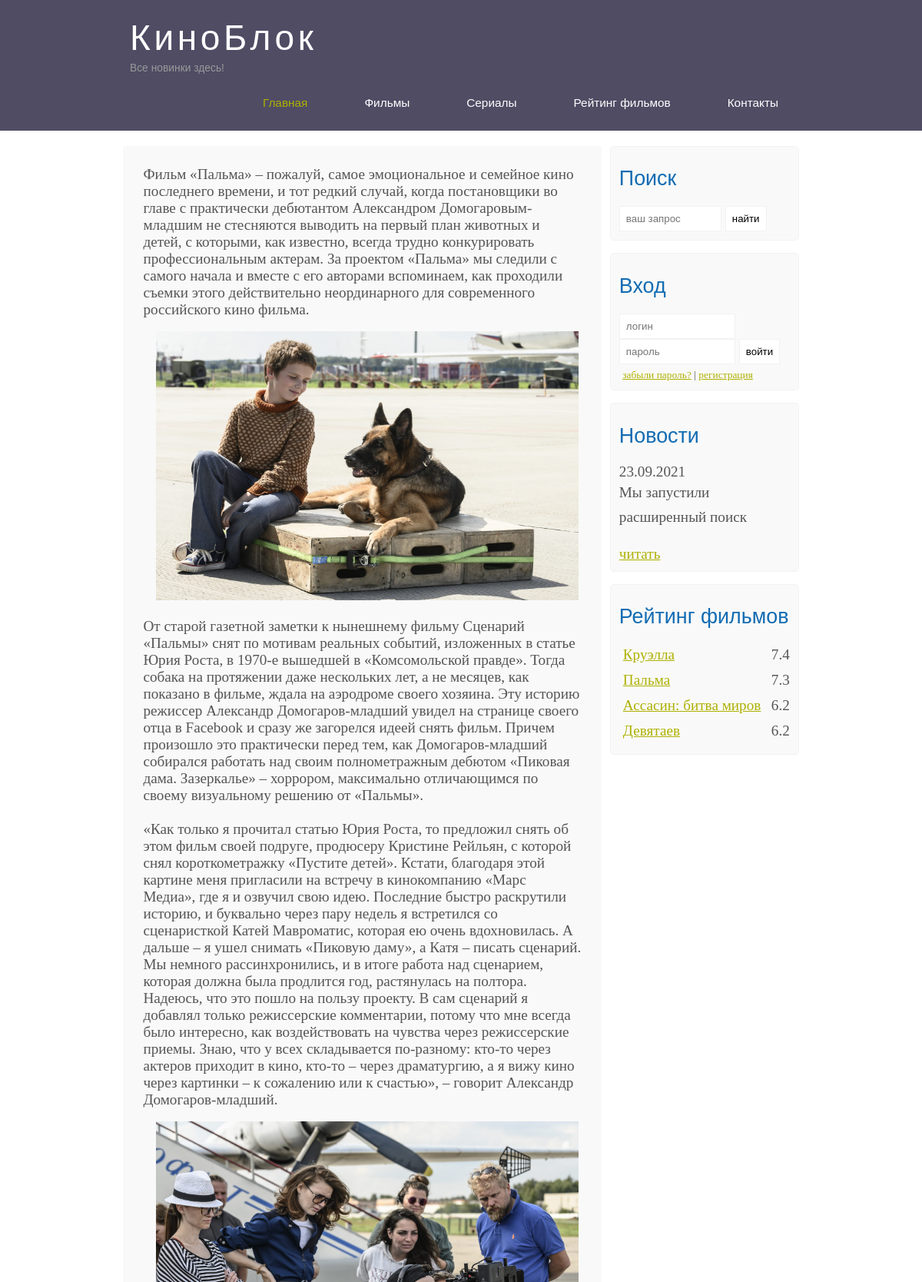
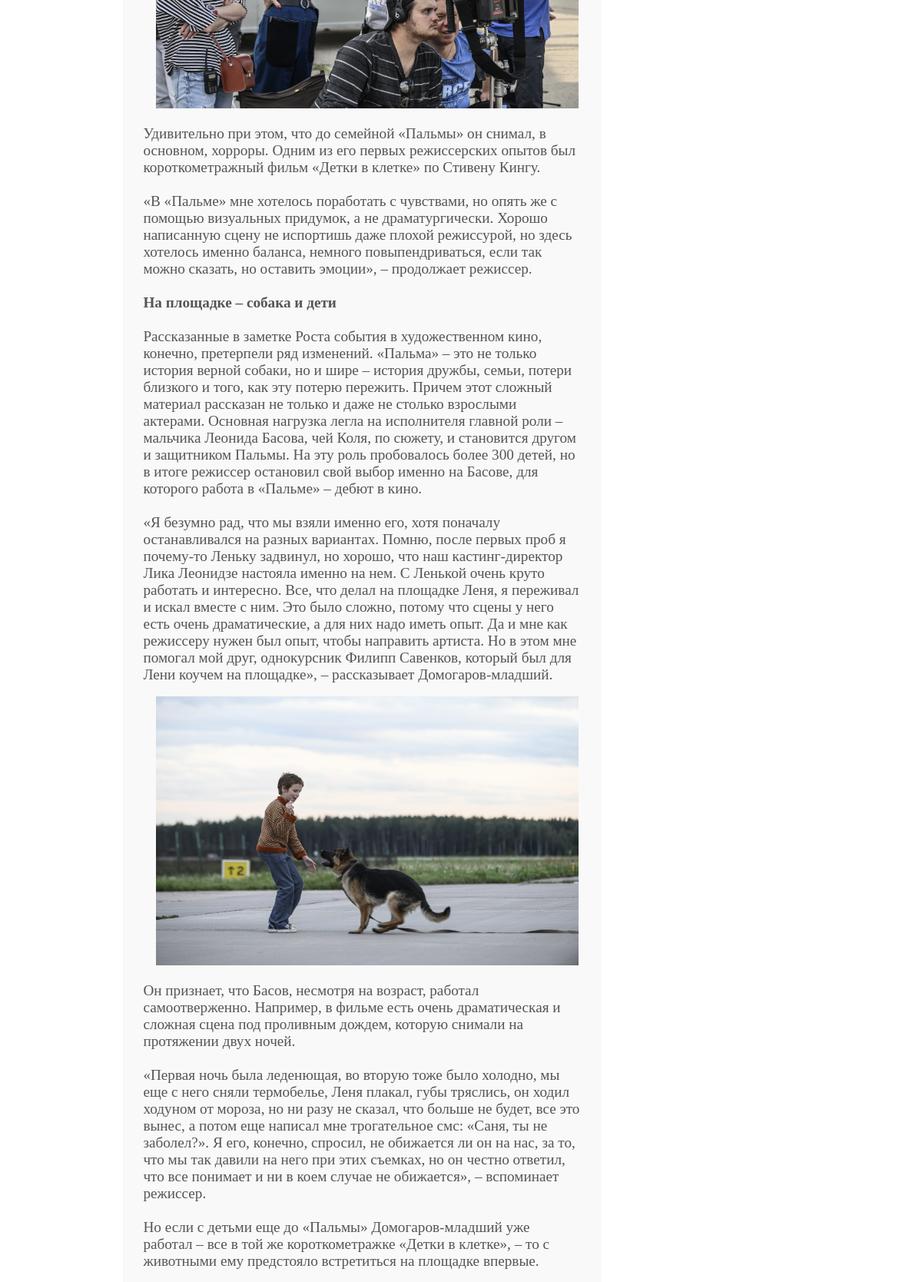
Screenshot of /about_palma.php (upper part) with the database file from the repository (2 pictures, top to bottom).
### tables this page shows
CREATE TABLE `header` (
  `id` int NOT NULL,
  `title` varchar(50) NOT NULL,
  `linktitle` varchar(100) NOT NULL,
  `page` varchar(50) NOT NULL
);

CREATE TABLE `rating` (
  `id` int NOT NULL,
  `img` varchar(50) NOT NULL,
  `name` text NOT NULL,
  `year` int NOT NULL,
  `rating` float NOT NULL,
  `linkrating` varchar(50) NOT NULL
);

### ratingmain.php (the view, shortened to what this page needs)
<?php
  include "bd.php";
  $result_main = mysqli_query($mysqli, 'SELECT * FROM rating');
  $rows_main = mysqli_fetch_all($result_main, MYSQLI_ASSOC);
?>
<div class="sidebar">
    <h2>Рейтинг фильмов</h2>
    <ul>
    <?php foreach($rows_main as $row_main):?>
      <li><a href="<?php echo $row_main['linkrating'];?>"><?php echo $row_main['name'];?></a><span class="rating_sidebar"><?php echo $row_main['rating'];?></span></li>
    <?php endforeach;?>
    </ul>
  </div>
</div>

### header.php (shortened to what this page needs)
<?php
  include "bd.php";
  $result5 = mysqli_query($mysqli, 'SELECT * FROM header');
  $rows5 = mysqli_fetch_all($result5, MYSQLI_ASSOC);
?>
<div class="header">
  <div class="logo">
    <div class="logo_text">
      <h1><a href="/">КиноБлок</a></h1>
      <h2>Все новинки здесь!</h2>
    </div>
  </div>
  <div class="menubar">
    <ul class="menu">
    <?php foreach($rows5 as $row5):?>
      <li <?php echo ($page == $row5['page'] ? "class = selected" : "")?>><a href="<?php echo $row5['linktitle'];?>"><?php echo $row5['title'];?></a></li>
    <?php endforeach;?>
    </ul>
  </div>
</div>

### style.css (style rules this page uses)
* { margin: 0; padding: 0; }
body { font-size: 1.2em; background-color: #fff; color: #555; }
h1, h2 { font: normal 170% 'century gothic', arial; margin: 0 0 15px 0; padding: 15px 0 5px 0; color: #000; }
h2 { font-size: 140%; }
a, a:hover { outline: none; text-decoration: underline; color: #aeb002; }
ul { margin: 2px 0 22px 17px; }
ul li { margin: 0 0 6px 0; padding: 0 0 4px 5px; line-height: 1.5em; }
.header { background-color: rgb(79, 76, 100); height: 170px; font-size: 0.8em; margin-left: 0px; margin-right: 0px; min-width: 900px; }
.main, .logo, .menubar, .site_content, .footer { margin-left: auto; margin-right: auto; }
.logo { width: 880px; padding-bottom: 20px; }
.logo h1, .logo h2 { font: normal 300% 'century gothic', arial, sans-serif; margin: 0 0 0 9px; }
.logo_text h1, .logo_text h1 a, .logo_text h1 a:hover { padding: 22px 0 0 0; color: #fff; letter-spacing: 0.1em; text-decoration: none; }
.logo_text h2 { font-size: 0.9em; padding: 4px 0 0 0; color: #999; }
.menubar { width: 900px; height: 46px; }
ul.menu { float: right; }
ul.menu li { float: left; padding: 0 0 0 9px; list-style: none; margin: 1px 2px 0 0; }
ul.menu li a { font: normal 100% 'trebuchet ms', sans-serif; display: block; height: 20px; padding: 6px 35px 5px 28px; color: #fff; text-decoration: none; }
ul.menu li.selected a { color: #aeb002; }
.sidebar { float: right; width: 222px; padding: 5%; margin: 0 0 16px 0; border: solid 1px #f2f2f2; border-radius: 5px; background-color: #f9f9f9; }
.sidebar h2 { color: #136cb2; }
.sidebar ul { margin: 0; }
.sidebar ul li { list-style-type: none; margin: 0 0 0 0; }
.sidebar .rating_sidebar { float: right; }

### rows the page displays
header: title "Главная"
header: title "Фильмы"
header: title "Сериалы"
header: title "Рейтинг фильмов"
header: title "Контакты"
rating: name "Круэлла", rating "7.4"
rating: name "Пальма", rating "7.3"
rating: name "Ассасин: битва миров", rating "6.2"
rating: name "Девятаев", rating "6.2"
